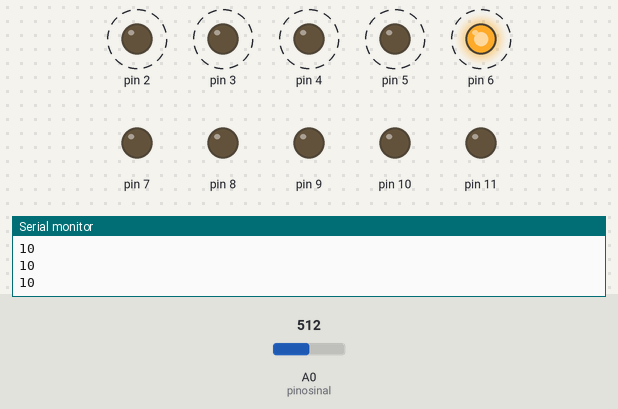
The sketch below on a simulated Arduino Uno, built with avr-gcc and run on an emulated ATmega328P. Shown: output pins drawn as LEDs (lit = HIGH), the last lines printed to the serial monitor. Dashed ring = blinking. Inputs (shaded band) come from the test bench; at power-on: A0 (pinosinal) = 512.

Above: at 1.26 s.
1.3 s: A0 (pinosinal) set to 540
4.3 s: A0 (pinosinal) set to 569
At 4.47 s:
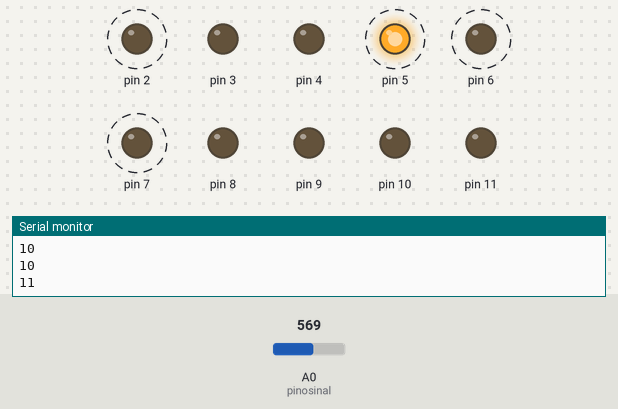
7.3 s: A0 (pinosinal) set to 716
At 7.63 s:
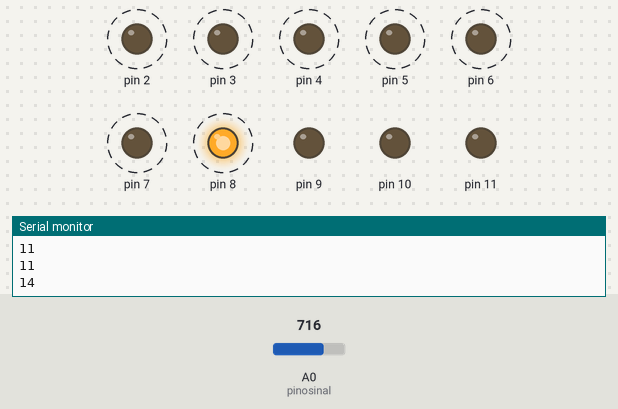
10.3 s: A0 (pinosinal) set to 766
13.3 s: A0 (pinosinal) set to 794
At 13.48 s:
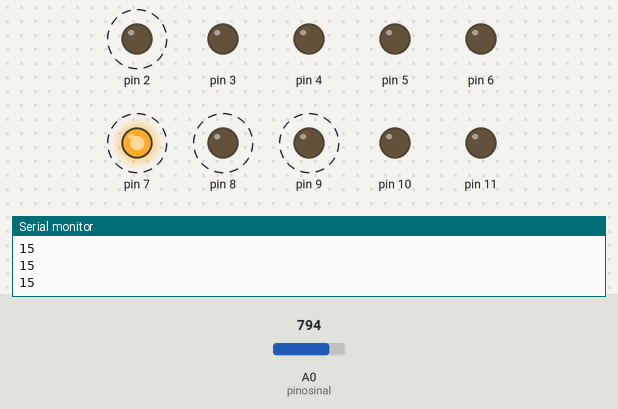
16.3 s: A0 (pinosinal) set to 511
At 16.45 s:
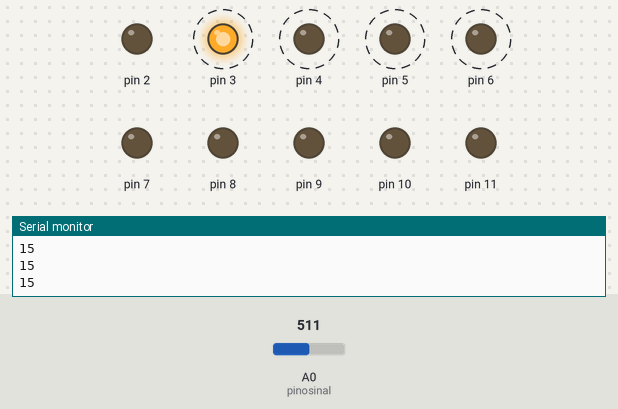
Timing chart, 0 to 20.3 s (numbered marks = the images above; inputs shaded):
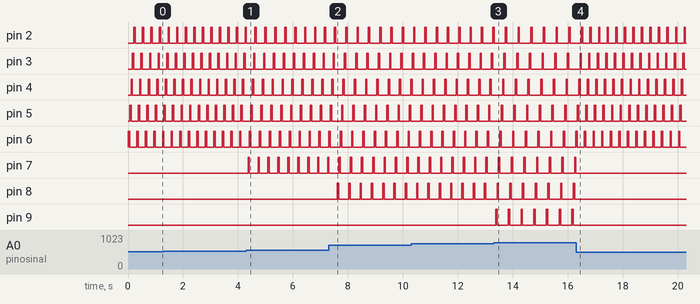

The sketch:

Sensor_de_Som_2.ino
```cpp
// Sensor de Som.ino

int leituras = 100; //Define o numero de leituras
int pinosinal = A0; //Pino ligado ao pino OUT do modulo sensor de som
long sinal;   //Armazena o valor lido do Sensor de Som
long soma = 0; //Armazena o valor total das n Leituras
long nivel =0; //Armazena o valor medio
int mostranivel = 0; //Utilizado para dar


void setup(){
 Serial.begin(9600);
 pinMode(pinosinal, INPUT); //Define o pino de sinal como Entrada
 for(int i=2; i<=11; i++){pinMode(i, OUTPUT);}


}

void loop(){

  //Efetua 100 leituras do sinal
  for (int i=0; i<leituras ; i++){
    	sinal = analogRead(pinosinal);
    	soma = soma + sinal;
  	}
  nivel = soma/leituras; //Calcula o valor medio
  //Serial.println(nivel);
  //Converte o valor lido para um valor entre 0 e 10

  mostranivel=map(nivel, 0, 500, 0, 10);
  int leds=map(nivel,0,1000,2,11);
  Serial.println(mostranivel);
  if(leds<11){
    for(int i=leds;i>=2;i--){
  	   	digitalWrite(i,HIGH);
  		  delay(50);
  		  digitalWrite(i,LOW);
    }
  }
  soma=0;
  delay(50);// Regula o tempo da proxima leitura, qnt menor melhor o sincronismo com o som tocado!
}
```

Measured:
- the behaviour switches between 555 and 556 on A0 (pinosinal) (found by bisection; images 0 and 1)
- the behaviour switches between 777 and 778 on A0 (pinosinal) (found by bisection; images 2 and 3)
- after the input at 4.3 s, pin 7: alternates HIGH for 0.05 s and LOW for 0.31 s, starting after 0.07 s
- after the input at 7.3 s, pin 8: alternates HIGH for 0.05 s and LOW for 0.36 s, starting after 0.32 s
- after the input at 13.3 s, pin 9: alternates HIGH for 0.05 s and LOW for 0.41 s, starting after 0.08 s
- after the input at 16.3 s, pin 2: alternates HIGH for 0.05 s and LOW for 0.26 s, starting after 0.51 s; pin 3: alternates HIGH for 0.05 s and LOW for 0.26 s, starting after 0.46 s
- by itself, pin 2–6: alternates HIGH for 0.05 s and LOW for 0.41 s
